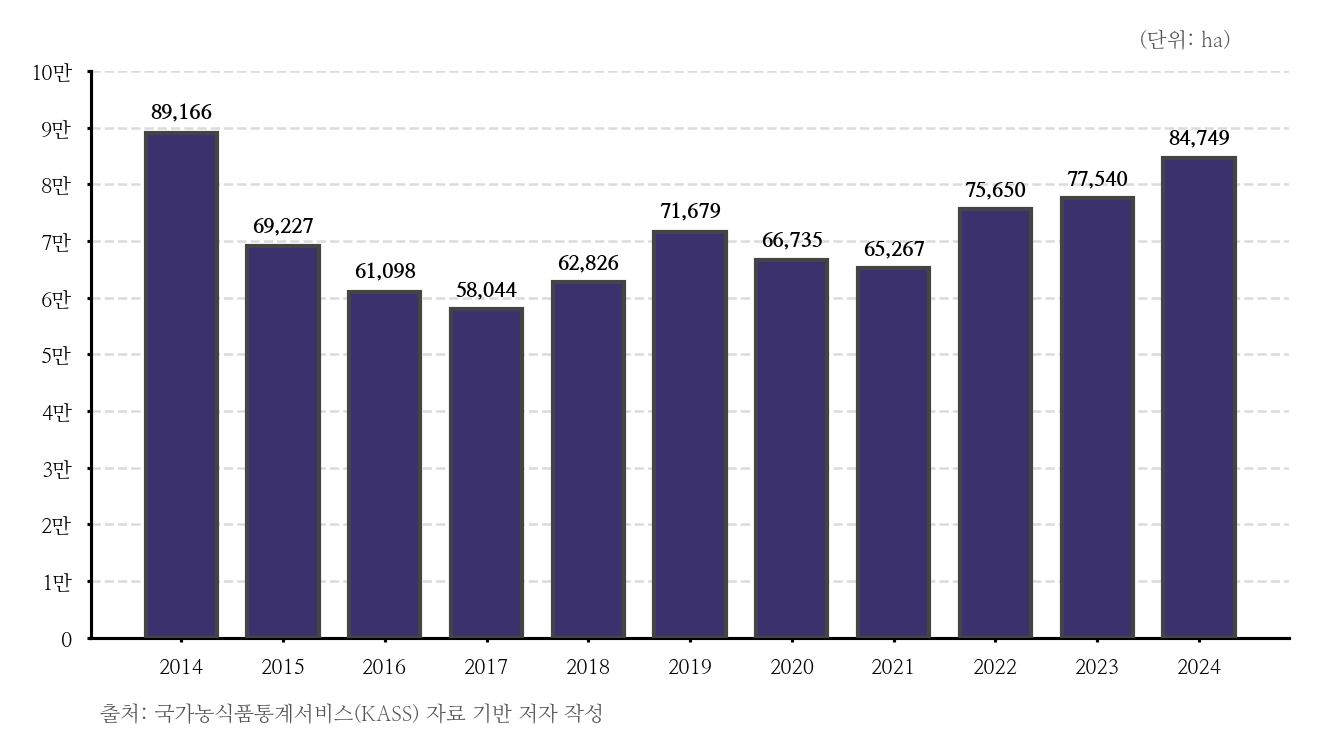

Recreate this plot in Python.
import matplotlib as mpl
import matplotlib.pyplot as plt
from matplotlib import font_manager
import numpy as np
import pandas as pd

### 폰트

font_path = "/usr/share/fonts/truetype/nanum/NanumMyeongjo.ttf"
font_manager.fontManager.addfont(font_path)
mpl.rc("font", family="NanumMyeongjo")
mpl.rcParams["axes.unicode_minus"] = False


### 디자인 일반

pt = 1 / 72
mpl.rcParams.update({
    "figure.figsize": (500 * pt, 200 * pt),
    "font.size": 5, "axes.titlesize": 5, "axes.labelsize": 5,
    "xtick.labelsize": 5, "ytick.labelsize": 5,
    "legend.fontsize": 5, "lines.linewidth": 0.75, "axes.linewidth": 0.75,
    "xtick.major.width": 0.75, "ytick.major.width": 0.75,
    "xtick.major.size": 1, "ytick.major.size": 1,
})


colors = ["#3A316D","#264653", "#2A9D8F", "#E9C46A",  "#E76F51"]


### 데이터 입력

csv_file = "/home/user/문서/workspace/python/graph/data/콩_면적_전국.csv"
df = pd.read_csv(csv_file, encoding="utf-8").convert_dtypes()


### 데이터 지정

df["시점"] = pd.to_datetime(df["시점"], format="%Y")
x = df["시점"].values
idx = np.arange(len(x))

y = df["SUM(데이터)"].values


### 그래프 작성

fig, ax = plt.subplots()
bars = ax.bar(idx, y, color=colors[0], width=0.7,  edgecolor="#444", zorder=3)




### 데이터 표시 텍스트

for bar in bars:
    h = bar.get_height()
    ax.annotate(f"{h:,.0f}", (bar.get_x() + bar.get_width() / 2, h),
                xytext=(0, 2), textcoords="offset points",
                ha="center", va="bottom", fontsize=5, fontweight="bold")


### x축 텍스트

tick_idx = []
tick_labels = []

for i, date in enumerate(df["시점"]):
    # 같은 연·월의 첫 번째 날짜만 tick
    if i == 0 or date.year != df["시점"][i-1].year:
        tick_idx.append(i)
        tick_labels.append(date.strftime("%Y"))   # "%Y"만 쓰면 연도만 표시

ax.set_xticks(tick_idx)
ax.set_xticklabels(tick_labels)


### y축 텍스트


# y_min, y_max = 0, 180_000
# step = 20_000  # 원하는 간격
# ax.set_yticks(np.arange(y_min, y_max + step, step))

y_min, y_max = 0, 100_000
step = 10_000

ticks = np.arange(y_min, y_max + step, step)
ax.set_yticks(ticks)

labels = []
for t in ticks:
    if t == 0:
        labels.append("0")
    else:
        labels.append(f"{t/10000:.0f}만")

ax.set_yticklabels(labels)


### 그리드 


ax.grid(axis="y", linestyle="--", linewidth=0.6, alpha=0.45, zorder=0)
ax.spines["top"].set_visible(False)
ax.spines["right"].set_visible(False)



fig.subplots_adjust(right=0.70, bottom=0.2)


### 출처 텍스트
fig.text(
    0.25, 0.12,
    "출처: 국가농식품통계서비스(KASS) 자료 기반 저자 작성",
    ha="center", va="top",
    fontsize=5, color="#555"
)

### 단위 텍스트
fig.text(
    0.65, 0.93,
    "(단위: ha)",
    ha="center", va="top",
    fontsize=5, color="#555"
)


# print(df)

pic_name = "콩_면적_전국"
save_path = f"/home/user/문서/workspace/python/graph/image"

sample_file = f"/home/user/문서/workspace/python/temp/chart.png"

latex_path = f"/home/user/문서/workspace/latex/project/presentation/policy/asset"

# # sample
# mpl.use("Agg")
# fig.savefig(f"{sample_file}", dpi=300, bbox_inches="tight")
# plt.close(fig)


# # PNG 저장
# mpl.use("Agg")
# fig.savefig(f"{save_path}/{pic_name}.png", dpi=300, bbox_inches="tight")
# plt.close(fig)

# ----- OR -----

# latex_path = f"/home/user/문서/workspace/latex/project/presentation/policy/asset"

# PGF 저장
mpl.use("pgf")
fig.savefig(f"{latex_path}/{pic_name}.pgf")
plt.close(fig)
